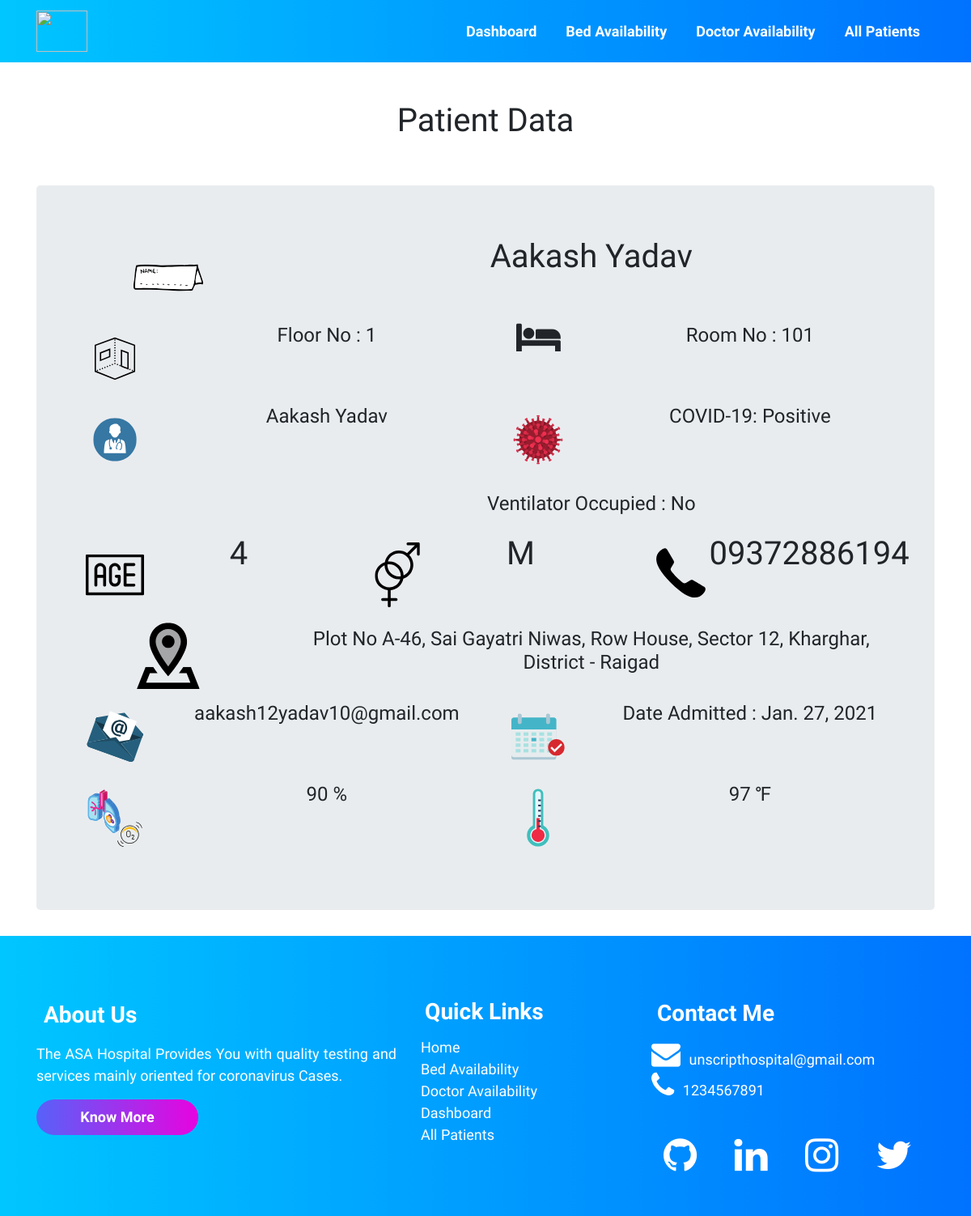
Page /patients/39/ on the committed database.
### accounts/models.py (models this page shows, shortened)
class Patient (models.Model):
    patient_id = models.AutoField(primary_key=True)
    name = models.CharField(max_length=100)
    age = models.IntegerField()
    GENDERS = (
        (u'M', u'Male'),
        (u'F', u'Female'),
        (u'T', u'Transgender'),
        (u'O', u'Others'),
    )
    gender = models.CharField(max_length=2, null=True,
                              choices=GENDERS, default='M')
    phone = models.CharField(max_length=13)
    address = models.TextField(max_length=100)
    email_id = models.EmailField(max_length=254)
    date_admitted = models.DateField(auto_now=False, auto_now_add=False)
    oxygen_level = models.IntegerField(default=90)
    temperature = models.IntegerField(default=97)
    decreased = models.BooleanField(default=False)
    recovered = models.BooleanField(default=False)
    doctor = models.ForeignKey(Doctor, on_delete=models.CASCADE, default="")
    covid_test_result = models.ForeignKey(
        Result, on_delete=models.CASCADE, default="")
    room_no_and_bed_no = models.ForeignKey(
        Room, on_delete=models.CASCADE, default="")

class Room (models.Model):
    floor_no = models.IntegerField(default=0)
    room_no = models.CharField(default="", max_length=500)
    ventilator = models.BooleanField(default=False)
    occupied = models.BooleanField(default=False)

class Doctor (models.Model):
    doctor_id = models.AutoField(primary_key=True)
    name = models.CharField(max_length=500, default="")
    phone = models.CharField(default="", max_length=500)
    experience_in_years = models.IntegerField(default=0)
    occupied = models.BooleanField(default=False)

class Result (models.Model):
    Covid_test = models.CharField(default="", max_length=500)

### accounts/views.py (the view)
# urls.py: path('patients/<int:myid>/', views.patients, name='patientspages'),
def patients(request, myid):
    patient = Patient.objects.filter(patient_id=myid)
    return render(request, 'patient.html', {'patient': patient[0]})

### templates/patient.html (shortened to what this page needs)
{% extends 'innerbase.html' %}
{% load static %}
{% block cssLinks %}
<link rel="stylesheet" href="{% static 'css/patient.css' %}">
{% endblock %}
{% block body %}
<div class="container">
    <br><br>
    <h1 class="text-center">Patient Data</h1>
    <br><br>
    <div class="jumbotron text-center">
        <div class="container align-items-center">
            <div class="row">
                <div class="col-md-3 "><img width="100" src="{% static 'svg/patient/1.svg' %}" alt="">
                </div>
                <div class="col-md-9">
                    <h1 class="heading">{{patient.name}}</h1>
                </div>
            </div>
            <div class="row">
                <div class="col-md">
                    <div class="row">
                        <div class="col-md-3 text-center">
                            <img width="100" src="{% static 'svg/patient/12.svg' %}" alt="">
                        </div>
                        <div class="col-md-9 ">
                            <h4>Floor No : {{patient.room_no_and_bed_no.floor_no}}</h4>
                        </div>
                    </div>
                </div>
                <div class="col-md">
                    <div class="row">
                        <div class="col-md-3 text-center">
                            <i class="fa fa-bed fa-3x"></i>
                        </div>
                        <div class="col-md-9 ">
                            <h4>Room No : {{patient.room_no_and_bed_no.room_no}}</h4>
                        </div>
                    </div>
                </div>
            </div>
            <div class="row">
                <div class="col-md">
                    <div class="row">
                        <div class="col-md-3 text-center"><img width="100" src="{% static 'svg/patient/10.svg' %}"
                                alt="">
                        </div>
                        <div class="col-md-9 ">
                            <h4>{{patient.doctor.name}}</h4>
                        </div>
                    </div>
                </div>
                <div class="col-md">
                    <div class="row">
                        <div class="col-md-3 text-center"><img width="100" src="{% static 'svg/patient/11.svg' %}"
                                alt="">
                        </div>
                        <div class="col-md-9 ">
                            <h4>COVID-19: {{patient.covid_test_result.Covid_test}}</h4>
                        </div>
                    </div>
                </div>
            </div>
            <div class="row">
                <div class="col-md-3 text-center"><img width="100"
                </div>
                <div class="col-md-9 ">
                    <h4>Ventilator Occupied :
                        {% if patient.room_no_and_bed_no.ventilator %} Yes {% else %} No {% endif %}
                    </h4>
                </div>
            </div>
            <div class="row">
                <div class="col-md">
                    <div class="row">
                        <div class="col-md-3 "><img width="100" src="{% static 'svg/patient/2.svg' %}" alt="">
                        </div>
                        <div class="col-md-9">
                            <h1 class="display-5 ">{{patient.age}}</h1>
                        </div>
                    </div>
                </div>
                <div class="col-md">
                    <div class="row">
                        <div class="col-md-3 "><img width="100" src="{% static 'svg/patient/3.svg' %}" alt="">
                        </div>
                        <div class="col-md-9">
                            <h1 class="display-5">{{patient.gender}}</h1>
                        </div>
                    </div>
                </div>
                <div class="col-md">
                    <div class="row">
                        <div class="col-md-3 "><img width="100" src="{% static 'svg/patient/4.svg' %}" alt="">
                        </div>
                        <div class="col-md-9">
                            <h1 class="display-5">{{patient.phone}}</h1>
                        </div>
                    </div>
                </div>
            </div>
            <div class="row">
                <div class="col-md-3 "><img width="100" src="{% static 'svg/patient/5.svg' %}" alt=""></div>
                <div class="col-md-9 overflow-auto">
                    <h4>{{patient.address}}</h4>
                </div>
            </div>
            <div class="row">
                <div class="col-md">
                    <div class="row">
                        <div class="col-md-3 "><img width="100" src="{% static 'svg/patient/6.svg' %}" alt=""></div>
                        <div class="col-md-9 overflow-auto">
                            <h4>{{patient.email_id}}</h4>
                        </div>
                    </div>
                </div>
                <div class="col-md">
                    <div class="row">
                        <div class="col-md-3 "><img width="100" src="{% static 'svg/patient/7.svg' %}" alt=""></div>
                        <div class="col-md-9 ">
                            <h4>Date Admitted : {{patient.date_admitted}}</h4>
                        </div>
                    </div>
                </div>
            </div>
            <div class="row">
                <div class="col-md">
                    <div class="row">
                        <div class="col-md-3 "><img width="100" src="{% static 'svg/patient/8.svg' %}" alt=""></div>
                        <div class="col-md-9 ">
                            <h4>{{patient.oxygen_level}} %</h4>
                        </div>
                    </div>
                </div>
                <div class="col-md">
                    <div class="row">
                        <div class="col-md-3 text-center"><img width="100" src="{% static 'svg/patient/9.svg' %}"
                                alt="">
                        </div>
                        <div class="col-md-9 ">
                            <h4>{{patient.temperature}} &#x2109;</h4>
                        </div>
                    </div>
                </div>
            </div>
        </div>
    </div>
</div>
{% endblock %}

### static/css/base.css (style rules this page uses)
* { margin: 0; padding: 0; font-family: "Raleway", sans-serif; scroll-behavior: smooth; }
h4 { padding: 2% 0% 2% 0%; }

### rows in the picture
Patient: name "Aakash Yadav", room_no_and_bed_no.floor_no "1", room_no_and_bed_no.room_no "101", doctor.name "Aakash Yadav", covid_test_result.Covid_test "Positive", age "4", gender "M", phone "09372886194", address "Plot No A-46, Sai Gayatri Niwas, Row House, Sector 12, Kharghar, District - Raigad", email_id "aakash12yadav10@gmail.com", date_admitted "Jan. 27, 2021", oxygen_level "90", temperature "97"
